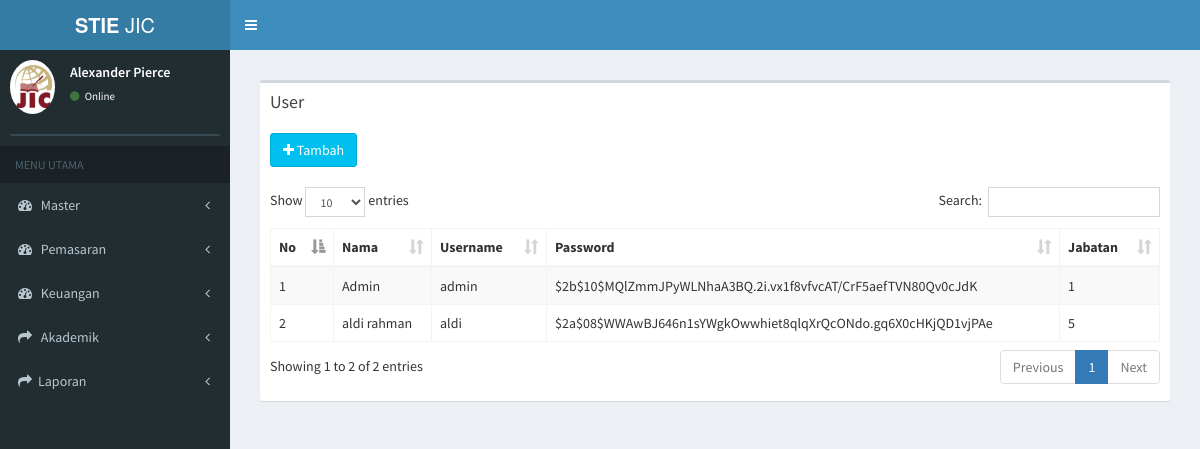
Screenshot of /index.php/admin with the database file from the repository.
### tables this page shows
CREATE TABLE `tb_user` (
  `username` varchar(20) NOT NULL,
  `password` varchar(100) NOT NULL,
  `nama` varchar(30) NOT NULL,
  `id_level` varchar(7) NOT NULL
);

### application/controllers/admin.php (called while the page is built, shortened)
<?php
class Admin extends CI_Controller {
	public function __construct()
	{
		$this->load->model('user_model');
	}
	public function index()
	{
			$data['dropdown_level'] = $this->user_model->dropdown_level();
			$data['data_user'] = $this->user_model->data_user();
			$data['main_view'] = 'Admin/tambah_user_view';
			$this->load->view('template', $data);
	}
}

### index.php (called while the page is built, shortened)
<?php
require_once BASEPATH.'core/CodeIgniter.php';

### application/models/user_model.php (called while the page is built, shortened)
<?php
class User_model extends CI_Model {
    public function data_user(){
        $this->db->select('*');
        $this->db->from('tb_user');
        $query = $this->db->get();
        return $query->result();
    }
}

### application/views/Admin/tambah_user_view.php (the view, shortened to what this page needs)
  <section class="content">
  <div class="row">
    <div class="col-xs-12">
      <div class="box">
        <div class="box-header">
          <h3 class="box-title">User</h3>
        </div>
        <div class="box-body">
          <table id="example1" class="table table-bordered table-striped">
            <a href="" class="btn btn-info" data-toggle="modal" data-target="#modal-tambah" ><i class="fa fa-plus"></i> Tambah</a> <br> <br>
            <thead>
            <tr>
              <th>No</th>
              <th>Nama</th>
              <th>Username</th>
              <th>Password</th>
              <th>Jabatan</th>
            </tr>
            </thead>
            <tbody>
            <?php
            $no = 0;
            foreach ($data_user as $data) {
              echo '
            <tr>
              <td>'.++$no.'</td>
              <td>'.$data->nama.'</td>
              <td>'.$data->username.'</td>
              <td>'.$data->password.'</td>
              <td>'.$data->id_level.'</td>
            ' ;
          }
          ?>
            </tbody>
          </table>
        </div>
      </div>
    </div>
  </div>
</section>

### application/views/template.php (style rules this page uses)
a { position: relative; display: inline-block; }

### rows the page displays
tb_user: nama "Admin", username "admin", password "$2b$10$MQlZmmJPyWLNhaA3BQ.2i.vx1f8vfvcAT/CrF5aefTVN80Qv0cJdK", id_level "1"
tb_user: nama "aldi rahman", username "aldi", password "$2a$08$WWAwBJ646n1sYWgkOwwhiet8qlqXrQcONdo.gq6X0cHKjQD1vjPAe", id_level "5"
